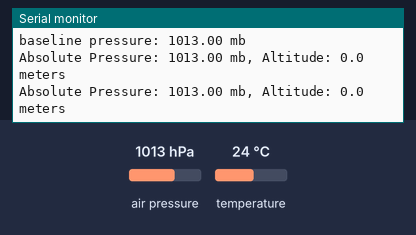
Bench run of a sketch on a simulated Arduino Uno, built with avr-gcc and run on an emulated ATmega328P. On the bench: the last lines printed to the serial monitor. Inputs (shaded band) come from the test bench; at power-on: air pressure 1013 hPa, temperature 24 °C.

Above: at 1.2 s.
1.3 s: air pressure set to 952 hPa
At 2.6 s:
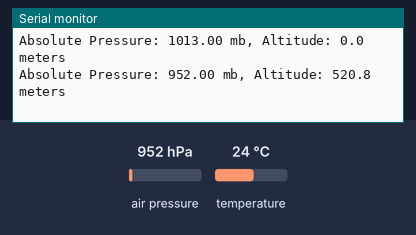
2.8 s: air pressure set to 975 hPa
At 3.5 s:
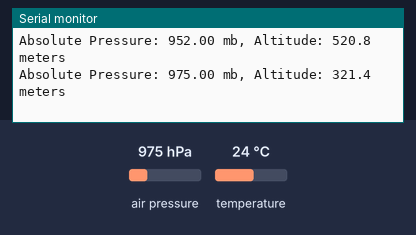
4.3 s: air pressure set to 1000 hPa
At 4.3 s:
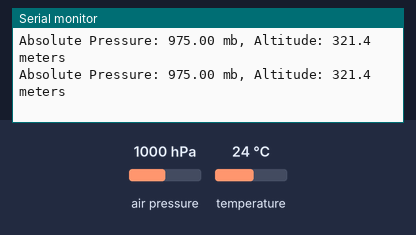
Timing chart, 0 to 7.3 s (numbered marks = the images above; inputs shaded):
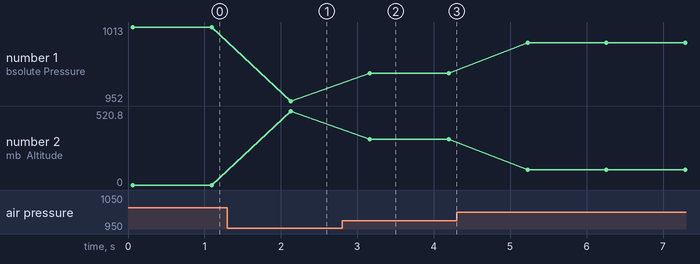

Measured:
- after the input at 1.3 s, the serial monitor: prints a new line after 0.83 s (image 1)
- after the input at 2.8 s, the serial monitor: prints a new line after 0.36 s (image 2)
- plotted number 1: 1013 → 952 after the input at 1.3 s, 952 → 975 after the input at 2.8 s, 975 → 1000 after the input at 4.3 s
- plotted number 2: 0 → 520.8 after the input at 1.3 s, 520.8 → 321.4 after the input at 2.8 s, 321.4 → 108.8 after the input at 4.3 s

The sketch:

Barometer.ino
```cpp
#include <SFE_BMP180.h>
#include <Wire.h>

SFE_BMP180 pressure;

double baseline; // baseline pressure

void setup()
{
  Serial.begin(9600);
  Serial.println("REBOOT");

  if (pressure.begin())
    Serial.println("BMP180 init success");
  else
  {
    Serial.println("BMP180 init fail (disconnected?)\n\n");
    while(1); // Pause forever.
  }

  baseline = getPressure();

  Serial.print("baseline pressure: ");
  Serial.print(baseline);
  Serial.println(" mb");
}

void loop()
{
  double P,a;

  P = getPressure();
  Serial.print("Absolute Pressure: ");
  Serial.print(P,2);
  Serial.print(" mb, ");

  a = pressure.altitude(P,baseline);
  Serial.print("Altitude: ");
  Serial.print(a,1);
  Serial.println(" meters");

  delay(1000);  // Pause for 2 seconds.*/
}


double getPressure()
{
  char status;
  double T,P;

  status = pressure.startTemperature();
  if (status != 0)
  {
    delay(status);
    status = pressure.getTemperature(T);
    if (status != 0)
    {
      status = pressure.startPressure(3);
      if (status != 0)
      {
        delay(status);
        status = pressure.getPressure(P,T);
        if (status != 0)
        {
          return(P);
        }
        else Serial.println("error retrieving pressure measurement\n");
      }
      else Serial.println("error starting pressure measurement\n");
    }
    else Serial.println("error retrieving temperature measurement\n");
  }
  else Serial.println("error starting temperature measurement\n");
}
```
